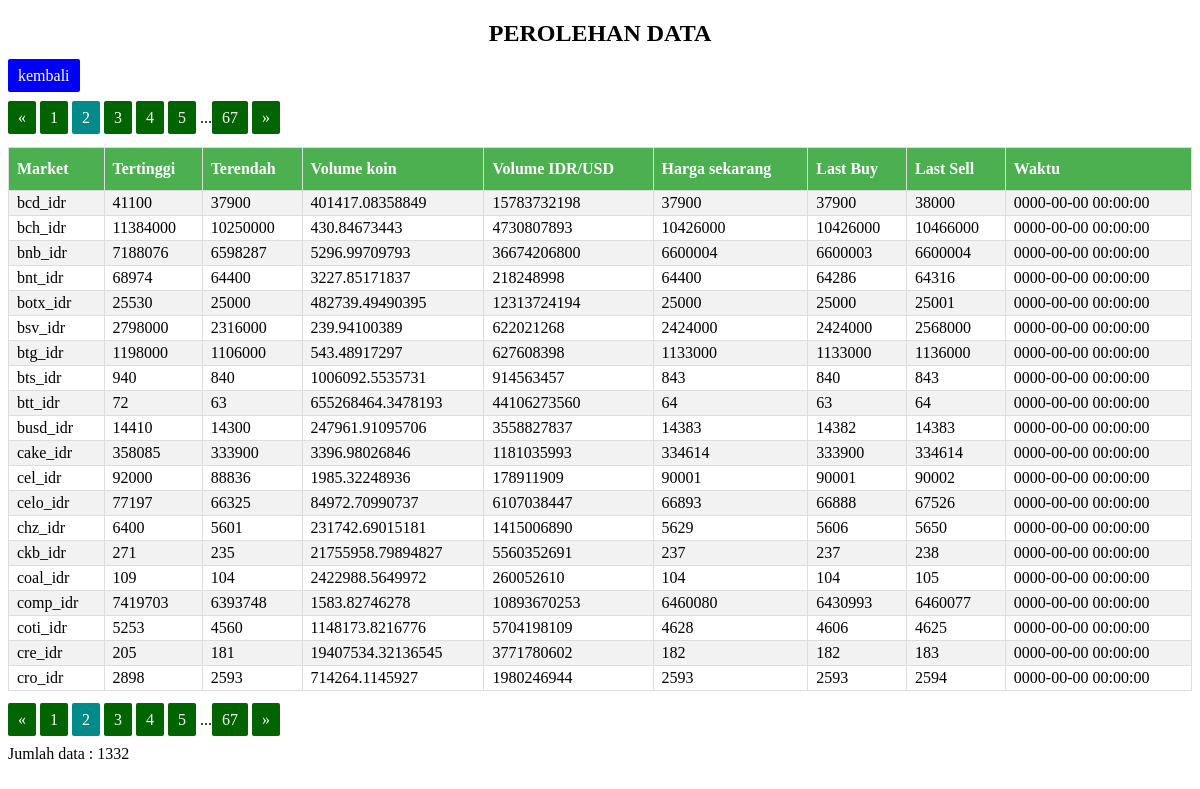
The page /perolehanData.php?hal=2 on the database its author committed.
### tables this page shows
CREATE TABLE `tbl_data` (
  `id` int(11) NOT NULL,
  `id_coin` int(11) NOT NULL,
  `high` double NOT NULL,
  `low` double NOT NULL,
  `vol_coin` double NOT NULL,
  `vol_pair` double NOT NULL,
  `last` double NOT NULL,
  `buy` double NOT NULL,
  `sell` double NOT NULL,
  `server_time` timestamp NOT NULL DEFAULT current_timestamp(),
  `nilai_range` double DEFAULT NULL,
  `top_range` double DEFAULT NULL,
  `lower_range` double DEFAULT NULL,
  `percent_range` double DEFAULT NULL,
  `percent_top_range` double DEFAULT NULL,
  `percent_lower_range` double DEFAULT NULL
);

### konek.php (called while the page is built, shortened)
<?php
$hostname = 'localhost';
$username = 'root';
$password = '';
$db       = 'koin';
$conn = mysqli_connect($hostname, $username, $password, $db);
function getAllData($tabel, $limit = false, $clean = false)
{
    global $conn;
    $query1 = "SELECT * FROM $tabel";
    $query2 = "";
    $query3 = "";
    if ($limit != false) {
        $query3 = " LIMIT $limit";
    }
    $query = $query1 . $query2 . $query3;
    $hasil = mysqli_query($conn, $query);
    $rows = [];
    while ($row = mysqli_fetch_assoc($hasil)) {
        $rows[] = $row;
    }
    return $rows;
}
function getNamaMarket($id_coin)
{
    global $conn;
    $query = "SELECT nama_market FROM tbl_market WHERE id = '$id_coin'";
    $hasil = mysqli_query($conn, $query);
    $row = mysqli_fetch_assoc($hasil);
    return $row;
}

### perolehanData.php (the view, shortened to what this page needs)
<?php
require 'konek.php';
$jumlahDataHalaman  = 20;
$jumlahData         = count(getAllData('tbl_data'));
$jumlahHalaman      = ceil($jumlahData / $jumlahDataHalaman);
$halamanAktif       = (isset($_GET["hal"])) ? $_GET["hal"] : 1;
$dataAwal           = ($jumlahDataHalaman * $halamanAktif) - $jumlahDataHalaman;
$limit              = $dataAwal . ", " . $jumlahDataHalaman;
$coins = getAllData('tbl_data', $limit);
?>
<!DOCTYPE html>
<html>
<head>
    <link rel="stylesheet" href="styles.css">
</head>
<body>
    <h2 style="text-align: center;">PEROLEHAN DATA</h2>
    <div style="margin-bottom: 1.5rem;">
        <a href="index.php" style="background: blue;">kembali</a><br>
    </div>
    <?php if ($halamanAktif > 1) : ?>
        <a href="?hal=<?= $halamanAktif - 1; ?>">&laquo;</a>
    <?php endif; ?>
    <?php for ($i = 1; $i <= $jumlahHalaman; $i++) : ?>
        <?php if ($i == $halamanAktif) : ?>
            <a href="?hal=<?= $i; ?>" style="background: darkcyan;"><?= $i; ?></a>
        <?php else : ?>
            <?php if (abs($i - $halamanAktif) <= 3) : ?>
                <a href="?hal=<?= $i; ?>"><?= $i; ?></a>
            <?php endif; ?>
        <?php endif; ?>
    <?php endfor; ?>
    <?php if ($halamanAktif < $jumlahHalaman) : ?>
        <?= ($halamanAktif < ($jumlahHalaman - 3)) ? '...<a href="?hal=' . $jumlahHalaman . '">' . $jumlahHalaman . '</a>' : ''; ?>
        <a href="?hal=<?= $halamanAktif + 1; ?>">&raquo;</a>
    <?php endif; ?>
    <table class="coins">
        <tr>
            <th>Market</th>
            <th>Tertinggi</th>
            <th>Terendah</th>
            <th>Volume koin</th>
            <th>Volume IDR/USD</th>
            <th>Harga sekarang</th>
            <th>Last Buy</th>
            <th>Last Sell</th>
            <th>Waktu</th>
        </tr>
        <?php foreach ($coins as $coin => $value) : ?>
            <tr>
                <td><?= implode("", getNamaMarket($value['id_coin'])); ?></td>
                <td><?= $value['high']; ?></td>
                <td><?= $value['low']; ?></td>
                <td><?= $value['vol_coin']; ?></td>
                <td><?= $value['vol_pair']; ?></td>
                <td><?= $value['last']; ?></td>
                <td><?= $value['buy']; ?></td>
                <td><?= $value['sell']; ?></td>
                <td><?= $value['server_time']; ?></td>
            </tr>
        <?php endforeach; ?>
    </table>
    <?php if ($halamanAktif > 1) : ?>
        <a href="?hal=<?= $halamanAktif - 1; ?>">&laquo;</a>
    <?php endif; ?>
    <?php for ($i = 1; $i <= $jumlahHalaman; $i++) : ?>
        <?php if ($i == $halamanAktif) : ?>
            <a href="?hal=<?= $i; ?>" style="background: darkcyan;"><?= $i; ?></a>
        <?php else : ?>
            <?php if (abs($i - $halamanAktif) <= 3) : ?>
                <a href="?hal=<?= $i; ?>"><?= $i; ?></a>
            <?php endif; ?>
        <?php endif; ?>
    <?php endfor; ?>
    <?php if ($halamanAktif < $jumlahHalaman) : ?>
        <?= ($halamanAktif < ($jumlahHalaman - 3)) ? '...<a href="?hal=' . $jumlahHalaman . '">' . $jumlahHalaman . '</a>' : ''; ?>
        <a href="?hal=<?= $halamanAktif + 1; ?>">&raquo;</a>
    <?php endif; ?>
    <p>Jumlah data : <?= $jumlahData; ?></p>
</body>
</html>

### styles.css (style rules this page uses)
table { margin: 20px auto; border-collapse: collapse; width: 100%; }
table td, table th { border: 1px solid #ddd; padding: 3px 8px; }
table tr:nth-child(even) { background-color: #f2f2f2; }
table th { padding-top: 12px; padding-bottom: 12px; text-align: left; background-color: #4CAF50; color: white; }
a { background: darkgreen; color: #fff; padding: 8px 10px; text-decoration: none; border-radius: 2px; }

### rows shown on the page
tbl_data: id_coin "bcd_idr", high "41100", low "37900", vol_coin "401417.08358849", vol_pair "15783732198", last "37900", buy "37900", sell "38000", server_time "0000-00-00 00:00:00"
tbl_data: id_coin "bch_idr", high "11384000", low "10250000", vol_coin "430.84673443", vol_pair "4730807893", last "10426000", buy "10426000", sell "10466000", server_time "0000-00-00 00:00:00"
tbl_data: id_coin "bnb_idr", high "7188076", low "6598287", vol_coin "5296.99709793", vol_pair "36674206800", last "6600004", buy "6600003", sell "6600004", server_time "0000-00-00 00:00:00"
tbl_data: id_coin "bnt_idr", high "68974", low "64400", vol_coin "3227.85171837", vol_pair "218248998", last "64400", buy "64286", sell "64316", server_time "0000-00-00 00:00:00"
tbl_data: id_coin "botx_idr", high "25530", low "25000", vol_coin "482739.49490395", vol_pair "12313724194", last "25000", buy "25000", sell "25001", server_time "0000-00-00 00:00:00"
tbl_data: id_coin "bsv_idr", high "2798000", low "2316000", vol_coin "239.94100389", vol_pair "622021268", last "2424000", buy "2424000", sell "2568000", server_time "0000-00-00 00:00:00"
tbl_data: id_coin "btg_idr", high "1198000", low "1106000", vol_coin "543.48917297", vol_pair "627608398", last "1133000", buy "1133000", sell "1136000", server_time "0000-00-00 00:00:00"
tbl_data: id_coin "bts_idr", high "940", low "840", vol_coin "1006092.5535731", vol_pair "914563457", last "843", buy "840", sell "843", server_time "0000-00-00 00:00:00"
tbl_data: id_coin "btt_idr", high "72", low "63", vol_coin "655268464.3478193", vol_pair "44106273560", last "64", buy "63", sell "64", server_time "0000-00-00 00:00:00"
tbl_data: id_coin "busd_idr", high "14410", low "14300", vol_coin "247961.91095706", vol_pair "3558827837", last "14383", buy "14382", sell "14383", server_time "0000-00-00 00:00:00"
tbl_data: id_coin "cake_idr", high "358085", low "333900", vol_coin "3396.98026846", vol_pair "1181035993", last "334614", buy "333900", sell "334614", server_time "0000-00-00 00:00:00"
tbl_data: id_coin "cel_idr", high "92000", low "88836", vol_coin "1985.32248936", vol_pair "178911909", last "90001", buy "90001", sell "90002", server_time "0000-00-00 00:00:00"
tbl_data: id_coin "celo_idr", high "77197", low "66325", vol_coin "84972.70990737", vol_pair "6107038447", last "66893", buy "66888", sell "67526", server_time "0000-00-00 00:00:00"
tbl_data: id_coin "chz_idr", high "6400", low "5601", vol_coin "231742.69015181", vol_pair "1415006890", last "5629", buy "5606", sell "5650", server_time "0000-00-00 00:00:00"
tbl_data: id_coin "ckb_idr", high "271", low "235", vol_coin "21755958.79894827", vol_pair "5560352691", last "237", buy "237", sell "238", server_time "0000-00-00 00:00:00"
tbl_data: id_coin "coal_idr", high "109", low "104", vol_coin "2422988.5649972", vol_pair "260052610", last "104", buy "104", sell "105", server_time "0000-00-00 00:00:00"
tbl_data: id_coin "comp_idr", high "7419703", low "6393748", vol_coin "1583.82746278", vol_pair "10893670253", last "6460080", buy "6430993", sell "6460077", server_time "0000-00-00 00:00:00"
tbl_data: id_coin "coti_idr", high "5253", low "4560", vol_coin "1148173.8216776", vol_pair "5704198109", last "4628", buy "4606", sell "4625", server_time "0000-00-00 00:00:00"
tbl_data: id_coin "cre_idr", high "205", low "181", vol_coin "19407534.32136545", vol_pair "3771780602", last "182", buy "182", sell "183", server_time "0000-00-00 00:00:00"
tbl_data: id_coin "cro_idr", high "2898", low "2593", vol_coin "714264.1145927", vol_pair "1980246944", last "2593", buy "2593", sell "2594", server_time "0000-00-00 00:00:00"

### other values the page prints
$jumlahHalaman "67"
$jumlahData "1332"
